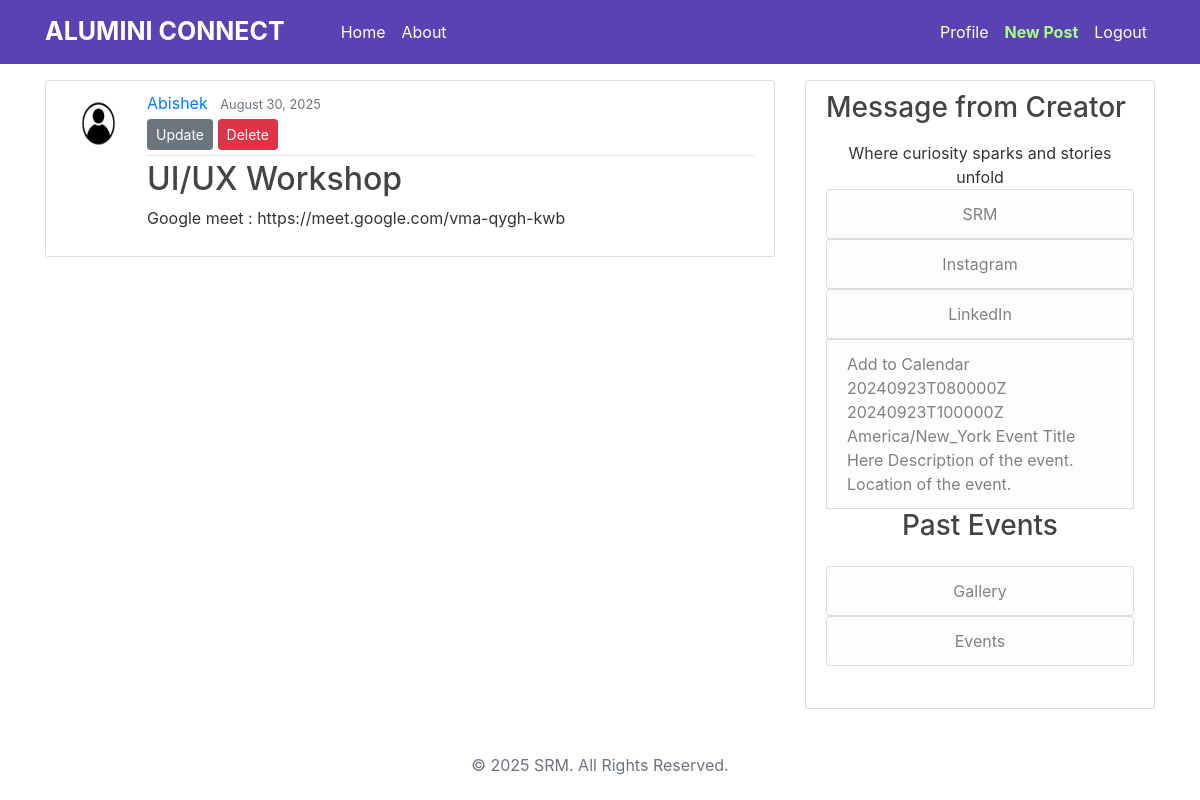
The page /post/23/ (signed in) on the database its author committed.
### blog/models.py (models this page shows, shortened)
class Post(models.Model):
    author = models.ForeignKey(User, on_delete=models.CASCADE)
    content = models.TextField()
    date_posted = models.DateTimeField(default=timezone.now)
    title = models.CharField(max_length=20)

### users/models.py (models this page shows, shortened)
class Profile(models.Model):
    user = models.OneToOneField(User, on_delete=models.CASCADE)
    image = models.ImageField(default='default.png', upload_to='profile_pics')

### blog/views.py (the view)
# urls.py: path('post/<int:pk>/', PostDetailView.as_view(), name='post-detail'),
class PostDetailView(LoginRequiredMixin, DetailView):
    model = Post
    context_object_name = 'post'

### blog/templates/blog/post_detail.html (shortened to what this page needs)
{% extends "blog/base.html" %}
    {% block content %}
            <article class="media content-section">
                <img src="{{ post.author.profile.image.url }}" class="rounded-circle article-img" alt="">
              <div class="media-body">
                <div class="article-metadata">
                  <a class="mr-2" href="{% url 'user-post' post.author.username %}">{{ post.author }}</a>
                  <small class="text-muted">{{ post.date_posted|date:"F d, Y" }}</small>
                    {% if post.author == user %}
                        <div>
                        <a class="btn btn-secondary btn-sm mt-1 mb-1" href="{% url 'post-update' post.id %}">Update</a>
                        <a class="btn btn-danger btn-sm mt-1 mb-1" href="{% url 'post-delete' post.id %}">Delete</a>
                        </div>
                    {% endif %}
                </div>
                <h2 class="article-title">{{ post.title }}</h2>
                <p class="article-content">{{ post.content }}</p>
              </div>
            </article>
    {% endblock content %}

### blog/static/blog/main.css (style rules this page uses)
body { background: #ffffff; color: #333333 ; margin-top: 5rem; }
h1, h2, h3, h4, h5, h6 { color: #444444; }
.content-section { background: #ffffff; padding: 10px 20px; border: 1px solid #dddddd; border-radius: 3px; margin-bottom: 20px; }
.article-title { color: #444444; }
.article-content { white-space: pre-line; }
.article-img { height: 65px; width: 65px; margin-right: 16px; }
.article-metadata { padding-bottom: 1px; margin-bottom: 4px; border-bottom: 1px solid #e3e3e3 }

### rows shown on the page
Post: author.profile.image (picture), author "Abishek", date_posted "August 30, 2025", title "UI/UX Workshop", content "Google meet : https://meet.google.com/vma-qygh-kwb"
